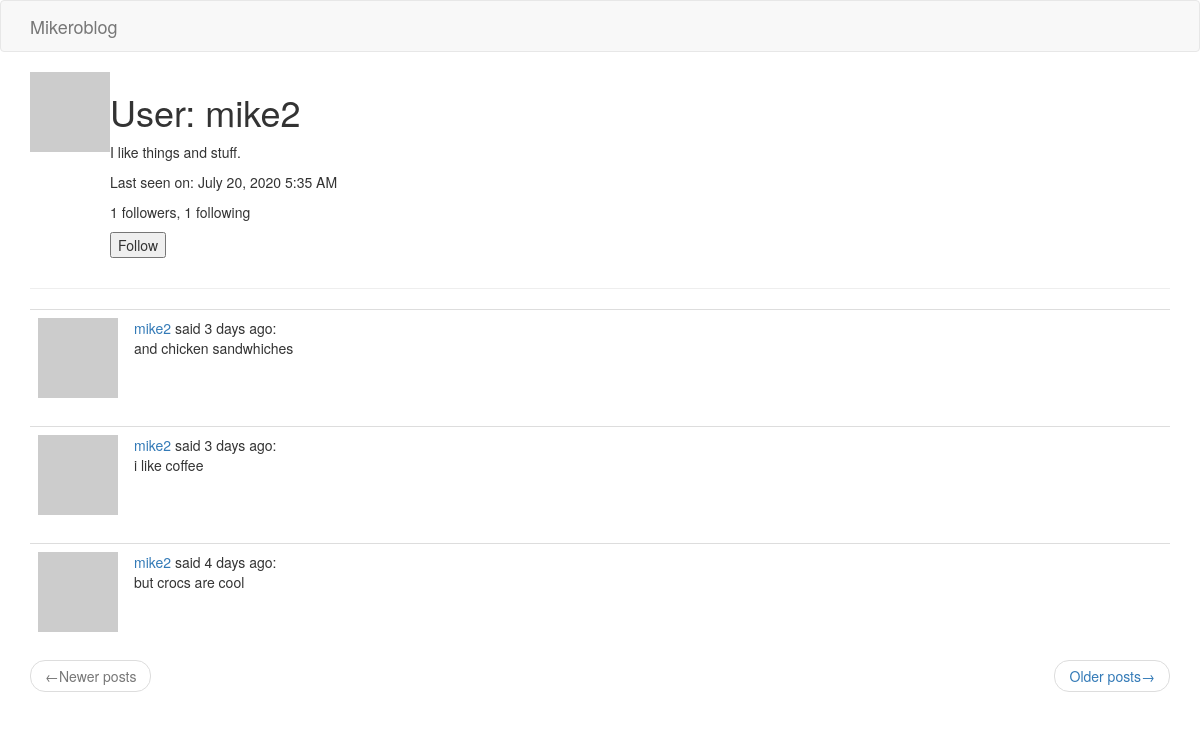
Screenshot of /user/mike2 (signed in) with the database file from the repository.
### app/models.py (models this page shows, shortened)
class User(UserMixin, db.Model):
    id = db.Column(db.Integer, primary_key=True)
    username = db.Column(db.String(64), index=True, unique=True)
    email = db.Column(db.String(120), index=True, unique=True)
    password_hash = db.Column(db.String(128))
    posts = db.relationship('Post', backref='author', lazy='dynamic')
    about_me = db.Column(db.String(140))
    last_seen = db.Column(db.DateTime, default=datetime.utcnow)
    followed = db.relationship(
        'User',
        secondary=followers,
        primaryjoin=(followers.c.follower_id == id),
        secondaryjoin=(followers.c.followed_id == id),
        backref=db.backref('followers', lazy='dynamic'),
        lazy='dynamic'
    )
    def avatar(self, size):
        digest = md5(self.email.lower().encode('utf-8')).hexdigest()
        return f'https://www.gravatar.com/avatar/{digest}?d=identicon&s={size}'
    def is_following(self, user):
        return self.followed.filter(
            followers.c.followed_id == user.id).count() > 0

class Post(db.Model):
    id = db.Column(db.Integer, primary_key=True)
    body = db.Column(db.String(140))
    timestamp = db.Column(db.DateTime, index=True, default=datetime.utcnow)
    user_id = db.Column(db.Integer, db.ForeignKey('user.id'))

### app/routes.py (the view)
@flask_app.route('/user/<username>')
@login_required
def user(username):
    user = User.query.filter_by(username=username).first_or_404()
    page = request.args.get('page', 1, type=int)
    posts = user.posts.order_by(Post.timestamp.desc()).paginate(
        page, flask_app.config['POSTS_PER_PAGE'], False)
    next_url = url_for('user', username=user.username, page=posts.next_num) \
        if posts.has_next else None
    prev_url = url_for('user', username=user.username, page=posts.prev_num) \
        if posts.has_prev else None
    form = EmptyForm()
    return render_template('user.html', user=user, posts=posts.items, form=form,
                           next_url=next_url, prev_url=prev_url)

### app/forms.py
class EmptyForm(FlaskForm):
    submit = SubmitField('Submit')

### app/models.py (called while the page is built)
@login.user_loader
def load_user(id):
    return User.query.get(int(id))

### app/routes.py (called while the page is built)
@flask_app.before_request
def before_request():
    if current_user.is_authenticated:
        current_user.last_seen = datetime.utcnow()
        db.session.commit()

### app/templates/user.html (shortened to what this page needs)
{% extends 'base.html' %}
{% block app_content %}
    <table>
        <tr valign='top'>
            <td><img src='{{ user.avatar(128) }}'></td>
            <td>
                <h1>User: {{ user.username }}</h1>
                {% if user.about_me %}
                    <p>{{ user.about_me }}</p>
                {% endif %}
                {% if user.last_seen %}
                    <p>Last seen on: {{ moment(user.last_seen).format('LLL') }}</p>
                {% endif %}
                <p>{{ user.followers.count() }} followers, {{ user.followed.count() }} following</p>
                {% if user == current_user %}
                    <p><a href="{{ url_for('edit_profile') }}">Edit your profile</a></p>
                {% elif not current_user.is_following(user) %}
                    <p>
                        <form action='{{ url_for('follow', username=user.username) }}' method='post'>
                            {{ form.submit(value='Follow') }}
                        </form>
                    </p>
                {% endif %}
            </td>
        </tr>
    </table>
    <hr>
    {% for post in posts %}
        {% include '_post.html' %}
    {% endfor %}
    <nav aria-label='...'>
        <ul class='pager'>
            <li class='previous{% if not prev_url %} disabled{% endif %}'>
                <a href='{{ prev_url or "#" }}'>
                    <span aria-hidden='true'>&larr;</span>Newer posts
                </a>
            </li>
            <li class='next{% if not next_url %} disabled{% endif %}'>
                <a href='{{ next_url or "#" }}'>
                    Older posts<span aria-hidden='true'>&rarr;</span>
                </a>
            </li>
        </ul>
    </nav>
{% endblock %}

### app/templates/_post.html
<table class='table table-hover'>
    <tr>
        <td width='70px'>
            <a href='{{ url_for('user', username=post.author.username) }}'>
                <img src='{{ post.author.avatar(70) }}'>
            </a>
        </td>
        <td>
            <a href='{{ url_for('user', username=post.author.username) }}'>
                {{ post.author.username }}
            </a>
            said {{ moment(post.timestamp).fromNow() }}:
            <br>
            {{ post.body }}
        </td>
    </tr>
</table>

### rows the page displays
User: username "mike2", about_me "I like things and stuff.", last_seen "July 20, 2020 5:35 AM"
Post: author.username "mike2", timestamp "3 days ago", body "and chicken sandwhiches"
Post: author.username "mike2", timestamp "3 days ago", body "i like coffee"
Post: author.username "mike2", timestamp "4 days ago", body "but crocs are cool"

### other values shown
{{ user.followers.count() }} "1"
{{ user.followed.count() }} "1"
